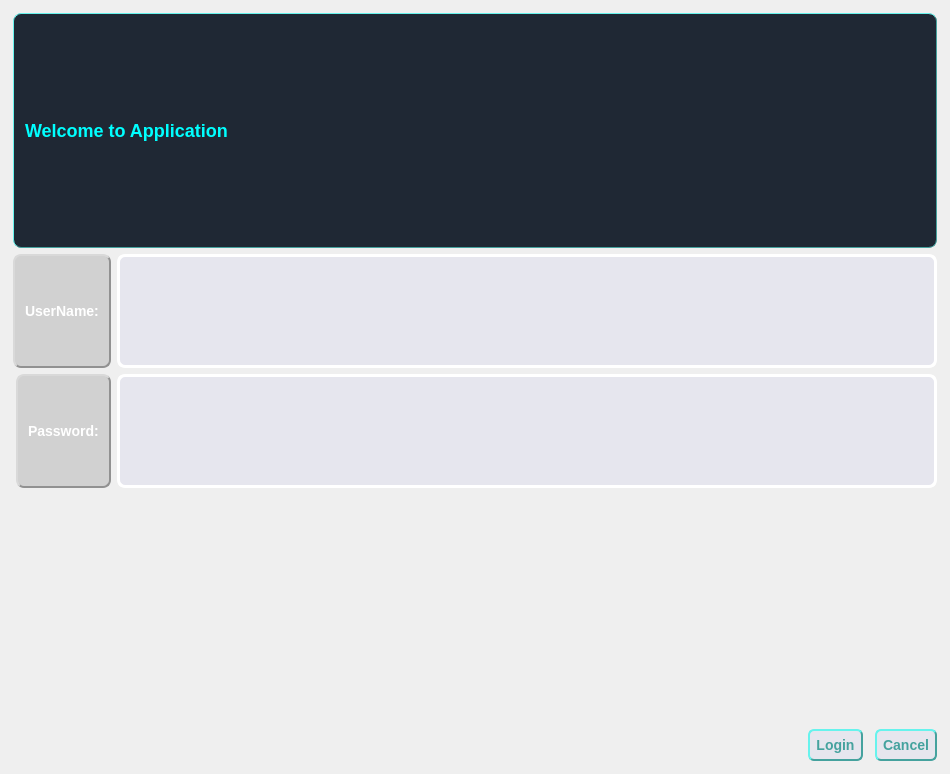
<?xml version="1.0" encoding="UTF-8"?>
<ui version="4.0">
 <class>Frame</class>
 <widget class="QFrame" name="Frame">
  <property name="geometry">
   <rect>
    <x>0</x>
    <y>0</y>
    <width>950</width>
    <height>774</height>
   </rect>
  </property>
  <property name="sizePolicy">
   <sizepolicy hsizetype="Expanding" vsizetype="Expanding">
    <horstretch>0</horstretch>
    <verstretch>0</verstretch>
   </sizepolicy>
  </property>
  <property name="windowTitle">
   <string>Frame</string>
  </property>
  <property name="styleSheet">
   <string notr="true">QFrame{
    border: 2px;
    border-radius: 4px;
    padding: 2px;
	background-image: url(../content/raccoon.jpg)
}</string>
  </property>
  <layout class="QVBoxLayout" name="verticalLayout">
   <item>
    <widget class="QLabel" name="welcum_label_auth">
     <property name="sizePolicy">
      <sizepolicy hsizetype="Expanding" vsizetype="Expanding">
       <horstretch>0</horstretch>
       <verstretch>0</verstretch>
      </sizepolicy>
     </property>
     <property name="font">
      <font>
       <pointsize>-1</pointsize>
       <weight>75</weight>
       <italic>false</italic>
       <bold>true</bold>
      </font>
     </property>
     <property name="styleSheet">
      <string notr="true">QLabel {
    background-color: #1F2834;
    border-style: outset;
    border-width: 1px;
    border-radius: 8px;
    border-color: #45A29E;
    font: bold 18px;
    min-width: 6em;
    padding: 6px;
  color: white;
}</string>
     </property>
     <property name="text">
      <string>&lt;html&gt;&lt;head/&gt;&lt;body&gt;&lt;p&gt;&lt;span style=&quot; color:#00ffff;&quot;&gt;Welcome to Application&lt;/span&gt;&lt;/p&gt;&lt;/body&gt;&lt;/html&gt;</string>
     </property>
    </widget>
   </item>
   <item>
    <layout class="QFormLayout" name="formLayout">
     <property name="labelAlignment">
      <set>Qt::AlignRight|Qt::AlignTrailing|Qt::AlignVCenter</set>
     </property>
     <item row="0" column="0">
      <widget class="QLabel" name="usr_label_auth">
       <property name="sizePolicy">
        <sizepolicy hsizetype="Expanding" vsizetype="Expanding">
         <horstretch>0</horstretch>
         <verstretch>0</verstretch>
        </sizepolicy>
       </property>
       <property name="styleSheet">
        <string notr="true">QLabel {
    background-color: #D1D1D1;
    border-style: outset;
    border-width: 2px;
    border-radius: 8px;
    border-color: #919191;
    font: bold 14px;
    min-width: 6em;
    padding: 6px;
    color: white;
}</string>
       </property>
       <property name="text">
        <string>&lt;html&gt;&lt;head/&gt;&lt;body&gt;&lt;p&gt;&lt;span style=&quot; color:#ffffff;&quot;&gt;UserName:&lt;/span&gt;&lt;/p&gt;&lt;/body&gt;&lt;/html&gt;</string>
       </property>
      </widget>
     </item>
     <item row="0" column="1">
      <widget class="QLineEdit" name="usr_text_auth">
       <property name="sizePolicy">
        <sizepolicy hsizetype="Expanding" vsizetype="Expanding">
         <horstretch>0</horstretch>
         <verstretch>0</verstretch>
        </sizepolicy>
       </property>
       <property name="styleSheet">
        <string notr="true">QLineEdit{
    border-radius: 4px;
    border-style: outset;
    border-width: 3px;
    border-radius: 8px;
    border-color: white;
    padding: 2px;
    background-color: rgb(230, 230, 238);
}
</string>
       </property>
      </widget>
     </item>
     <item row="1" column="0">
      <widget class="QLabel" name="password_label_auth">
       <property name="sizePolicy">
        <sizepolicy hsizetype="Expanding" vsizetype="Expanding">
         <horstretch>0</horstretch>
         <verstretch>0</verstretch>
        </sizepolicy>
       </property>
       <property name="styleSheet">
        <string notr="true">QLabel {
    background-color: #D1D1D1;
    border-style: outset;
    border-width: 2px;
    border-radius: 8px;
    border-color: #919191;
    font: bold 14px;
    min-width: 6em;
    padding: 6px;
    color: white;
}</string>
       </property>
       <property name="text">
        <string>Password:</string>
       </property>
      </widget>
     </item>
     <item row="1" column="1">
      <widget class="QLineEdit" name="password_text_auth">
       <property name="sizePolicy">
        <sizepolicy hsizetype="Expanding" vsizetype="Expanding">
         <horstretch>0</horstretch>
         <verstretch>0</verstretch>
        </sizepolicy>
       </property>
       <property name="styleSheet">
        <string notr="true">QLineEdit{
    border-radius: 4px;
    border-style: outset;
    border-width: 3px;
    border-radius: 8px;
    border-color: white;
    padding: 2px;
    background-color: rgb(230, 230, 238);
}
</string>
       </property>
       <property name="echoMode">
        <enum>QLineEdit::Password</enum>
       </property>
      </widget>
     </item>
    </layout>
   </item>
   <item>
    <spacer name="verticalSpacer">
     <property name="orientation">
      <enum>Qt::Vertical</enum>
     </property>
     <property name="sizeHint" stdset="0">
      <size>
       <width>20</width>
       <height>40</height>
      </size>
     </property>
    </spacer>
   </item>
   <item>
    <layout class="QHBoxLayout" name="horizontalLayout">
     <property name="spacing">
      <number>12</number>
     </property>
     <item>
      <spacer name="horizontalSpacer">
       <property name="orientation">
        <enum>Qt::Horizontal</enum>
       </property>
       <property name="sizeHint" stdset="0">
        <size>
         <width>40</width>
         <height>20</height>
        </size>
       </property>
      </spacer>
     </item>
     <item>
      <widget class="QPushButton" name="login_button_auth">
       <property name="sizePolicy">
        <sizepolicy hsizetype="Fixed" vsizetype="Fixed">
         <horstretch>0</horstretch>
         <verstretch>0</verstretch>
        </sizepolicy>
       </property>
       <property name="styleSheet">
        <string notr="true">QPushButton {
    background-color: rgb(230, 230, 238);
    border-style: outset;
    border-width: 2px;
    border-radius: 6px;
    border-color: #45A29E;
    font: bold 14px;
    min-width: 6em;
    padding: 6px;
    color: #45A29E;
}</string>
       </property>
       <property name="text">
        <string>Login</string>
       </property>
      </widget>
     </item>
     <item>
      <widget class="QPushButton" name="cancel_button_auth">
       <property name="sizePolicy">
        <sizepolicy hsizetype="Fixed" vsizetype="Fixed">
         <horstretch>0</horstretch>
         <verstretch>0</verstretch>
        </sizepolicy>
       </property>
       <property name="styleSheet">
        <string notr="true">QPushButton {
    background-color: rgb(230, 230, 238);
    border-style: outset;
    border-width: 2px;
    border-radius: 6px;
    border-color: #45A29E;
    font: bold 14px;
    min-width: 6em;
    padding: 6px;
    color: #45A29E;
}</string>
       </property>
       <property name="text">
        <string>Cancel</string>
       </property>
      </widget>
     </item>
    </layout>
   </item>
  </layout>
 </widget>
 <resources/>
 <connections/>
</ui>
